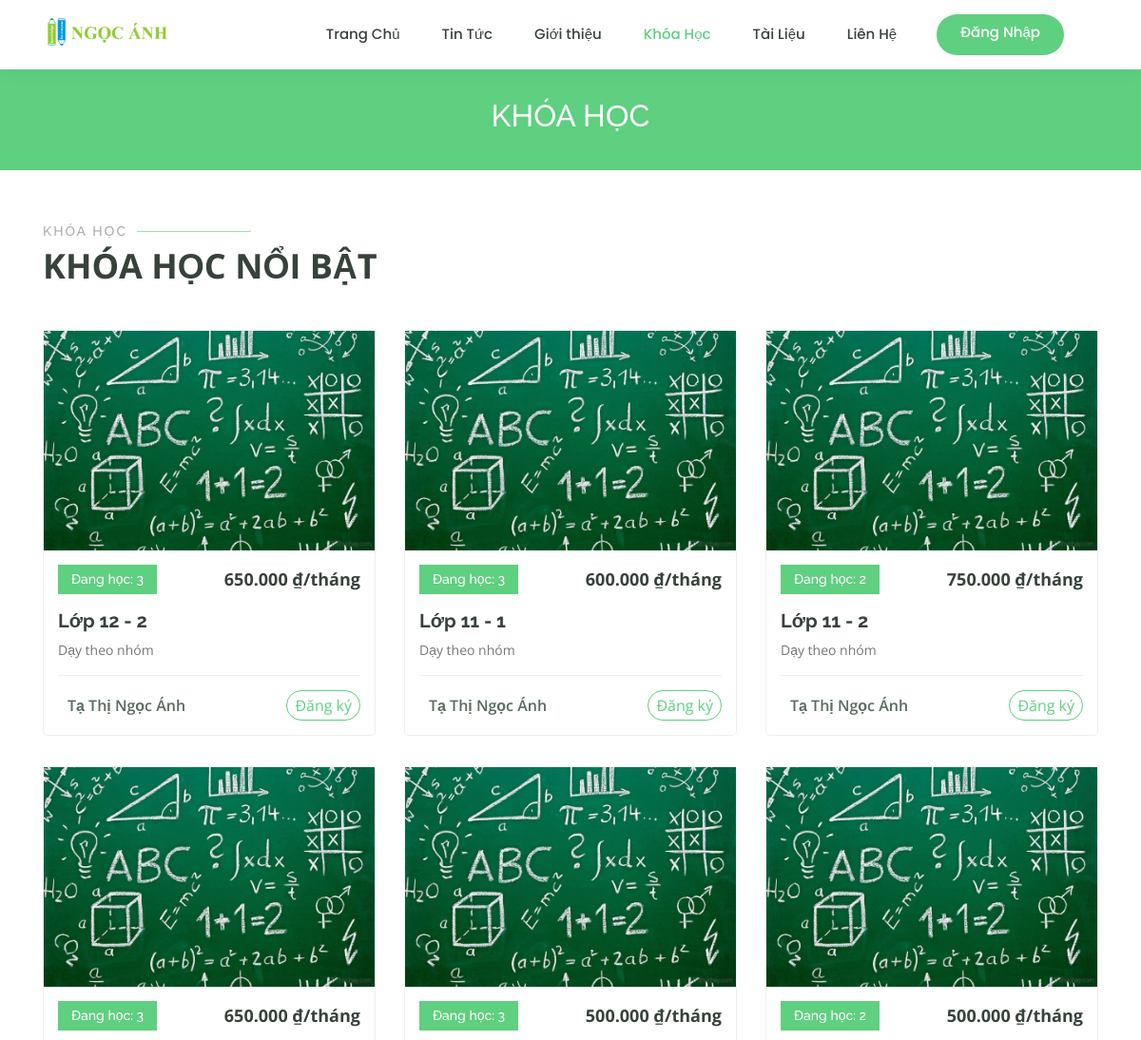
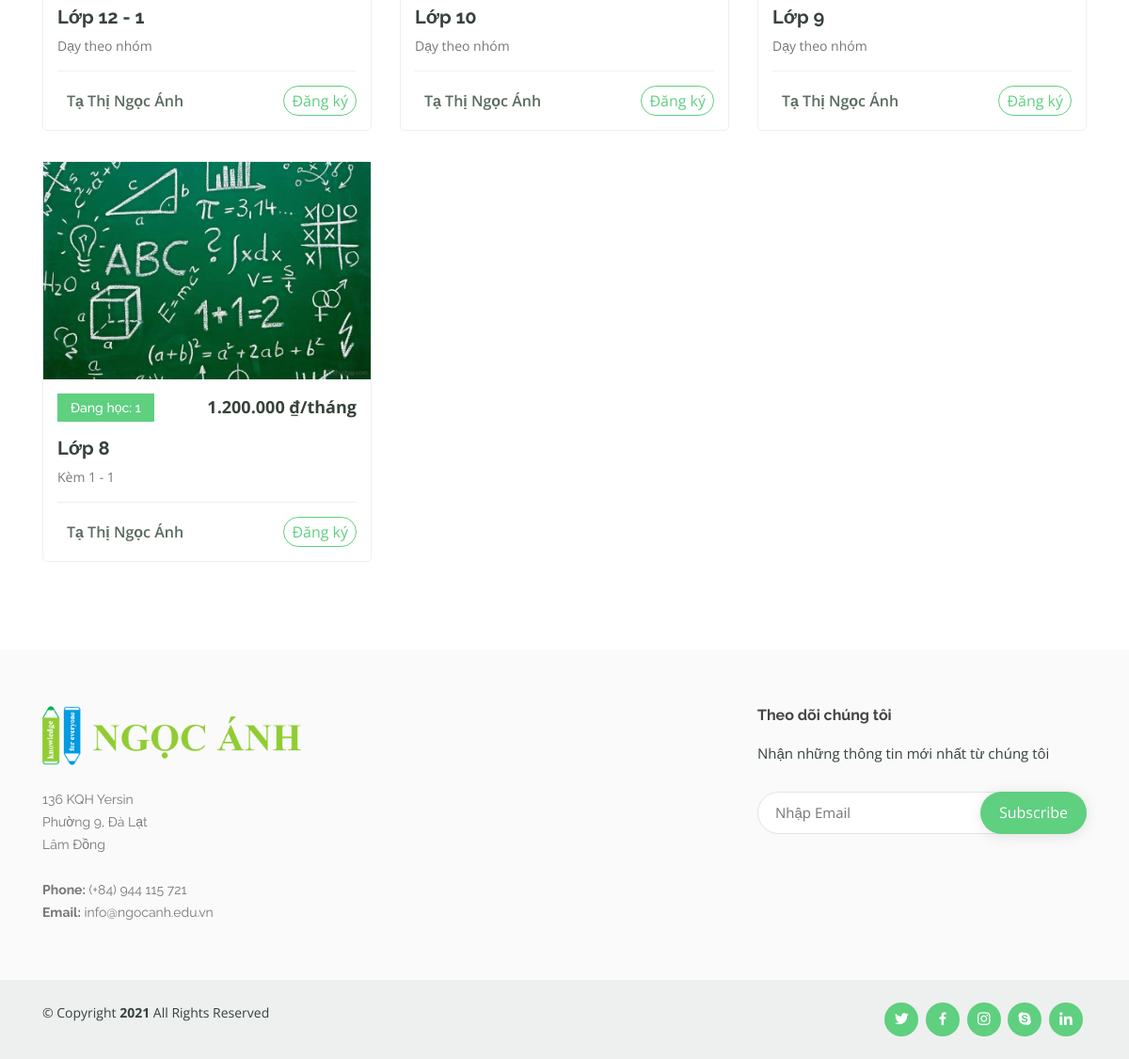
The page /course on the database its author committed (2 pictures, top to bottom).
### home/models.py (models this page shows, shortened)
class Course(models.Model):
    headline        = models.CharField("Tiêu đề",max_length=50)
    number_students = models.CharField("Số học sinh",max_length=50, default='')
    pubday          = models.DateField("Ngày đăng")
    name_teacher    = models.ForeignKey(Teacher, on_delete=models.CASCADE)
    content      = models.CharField("Nội dung khóa học",max_length=100,default='')
    old_price       = models.CharField("Giá cũ",max_length=25, default='')
    new_price       = models.CharField("Giá mới",max_length=25, default='')
    image           = models.ImageField(null=True)
    class Meta:
        db_table = "Course"

class Teacher(models.Model):
    first_name  = models.CharField("Họ",max_length=30)
    last_name   = models.CharField("Tên",max_length=30)
    email       = models.EmailField("Email")
    image       = models.ImageField(null=True)
    def __str__(self):
        return "%s %s" % (self.first_name, self.last_name)
    class Meta:
        db_table = "Teacher"

### home/views.py (the view)
# urls.py: url(r"^course$",views.Courses, name="course"),
def Courses(request):
    courses   = Course.objects.all()
    teachers = Teacher.objects.all()
    return render(
        request=request,
        template_name="courses.html",
        context={
            'courses': courses,
            'teachers':teachers,
        }
    )

### home/templates/courses.html (shortened to what this page needs)
<!DOCTYPE html>
<html lang="en">
<head>
  {% load static %}
  <link rel="stylesheet" type="text/css" href="{% static 'assets/vendor/bootstrap/css/bootstrap.min.css'%}">
  <link rel="stylesheet" type="text/css" href="{% static 'assets/vendor/icofont/icofont.min.css'%}">
  <link rel="stylesheet" type="text/css" href="{% static 'assets/vendor/boxicons/css/boxicons.min.css'%}">
  <link rel="stylesheet" type="text/css" href="{% static 'assets/vendor/remixicon/remixicon.css'%}">
  <link rel="stylesheet" type="text/css" href="{% static 'assets/vendor/owl.carousel/assets/owl.carousel.min.css'%}">
  <link rel="stylesheet" type="text/css" href="{% static 'assets/vendor/animate.css/animate.min.css'%}">
  <link rel="stylesheet" type="text/css" href="{% static 'assets/vendor/aos/aos.css'%}">
  <link rel="stylesheet" type="text/css" href="{% static 'assets/css/style.css'%}">
  <link rel="stylesheet" type="text/css" href="https://cdnjs.cloudflare.com/ajax/libs/font-awesome/6.0.0-beta2/css/all.min.css">
</head>
<body>
  <header id="header" class="fixed-top">
    <div class="container d-flex align-items-center" >
      <h1 class="logo mr-auto"><a href="{% url 'index'%}" style="font-weight: bold;"><img src="{% static 'assets/img/logo.jpg' %}"></a></h1>
      <nav class="nav-menu d-none d-lg-block" style="padding-right: 2vh;">
        <ul>
          <li><a href="{% url 'index'%}">Trang Chủ</a></li>
          <li><a href="{% url 'news'%}">Tin Tức</a></li>
          <li><a href="{% url 'about'%}">Giới thiệu</a></li>
          <li class="active"><a href="{% url 'course'%}">Khóa Học</a></li>
          <li><a href="{% url 'documents'%}">Tài Liệu</a></li>
          <li><a href="{% url 'contact'%}">Liên Hệ</a></li>
          {% if user.is_authenticated %}
            <li class="drop-down  hover-user"><a href="">{{user.username}}</a>
              <ul>
                <li>
                      <a href="{% url 'logout_user'%}" class="signin"> Đăng xuất</a>
            {% else %}
                      <a href="{% url 'login_user'%}" class="get-started-btn" style="color: white;">Đăng Nhập</a>
              </ul>
          {% endif %}
      </nav>
    </div>
  </header>
  <main id="main" data-aos="fade-in">
    <div class="breadcrumbs">
      <div class="container">
        <h2>KHÓA HỌC</h2>
      </div>
    </div>
    <section id="popular-courses" class="courses">
      <div class="container" data-aos="fade-up">
        <div class="section-title">
          <h2>Khóa Học</h2>
          <p>Khóa Học Nổi Bật</p>
        </div>
        <div class="row" data-aos="zoom-in" data-aos-delay="100">
          {% for course in courses %}
            <div class="col-lg-4 col-md-6 d-flex align-items-stretch" style="padding-bottom: 4vh;">
              <div class="course-item">
                <img src="{{course.image.url}}" alt="..." width="348" height="231">
                <div class="course-content">
                  <div class="d-flex justify-content-between align-items-center mb-3">
                    <h4>Đang học: {{course.number_students}} </h4>
                    <p class="price">{{course.new_price}} ₫/tháng</p>
                  </div>
                  <h3><a href="{% url 'signup_course' course_id=course.id %}">{{course.headline}}</a></h3>
                  <p>{{course.content}}</p>
                  <div class="trainer d-flex justify-content-between align-items-center">
                    <div class="trainer-profile d-flex align-items-center">
                      <span>{{course.name_teacher}}</span>
                    </div>
                    <div class="trainer-rank d-flex align-items-center">
                      <a href="{% url 'signup_course' course_id=course.id %}" style="border: 1px solid #5fcf80; padding: 3px 1vh; border-radius: 25px; font-size: 16px;">Đăng ký</a>
                    </div>
                  </div>
                </div>
              </div>
            </div>
          {% endfor %}
        </div>
      </div>
    </section>
  </main>
  <footer id="footer">
    <div class="footer-top">
      <div class="container">
        <div class="row">
          <div class="col-lg-3 col-md-6 footer-contact">
            <img src="{% static 'assets/img/final_logo.png' %}" style="padding-bottom: 3vh; width: 108%;">
            <p>
              136 KQH Yersin <br>
              Phường 9, Đà Lạt<br>
              Lâm Đồng <br><br>
              <strong>Phone:</strong> (+84) 944 115 721<br>
              <strong>Email:</strong> info@ngocanh.edu.vn<br>
            </p>
          </div>
          <div class="col-lg-2 col-md-6 footer-links">
          </div>
          <div class="col-lg-3 col-md-6 footer-links">
          </div>
          <div class="col-lg-4 col-md-6 footer-newsletter">
            <h4>Theo dõi chúng tôi</h4>
            <p>Nhận những thông tin mới nhất từ chúng tôi</p>
            <form action="" method="post">
              <input type="email" name="email" placeholder="Nhập Email" ><input type="submit" value="Subscribe" phac>
            </form>
          </div>
        </div>
      </div>
    </div>
    <div class="container d-md-flex py-4">
      <div class="mr-md-auto text-center text-md-left">
        <div class="copyright">
          &copy; Copyright <strong><span>2021</span></strong> All Rights Reserved
        </div>
        <div class="credits">
        </div>
      </div>
      <div class="social-links text-center text-md-right pt-3 pt-md-0">
        <a href="#" class="twitter"><i class="bx bxl-twitter"></i></a>
        <a href="https://www.facebook.com/daythemdalat" class="facebook"><i class="bx bxl-facebook"></i></a>
        <a href="#" class="instagram"><i class="bx bxl-instagram"></i></a>
        <a href="#" class="google-plus"><i class="bx bxl-skype"></i></a>
        <a href="#" class="linkedin"><i class="bx bxl-linkedin"></i></a>
      </div>
    </div>
  </footer>
</body>
</html>

### rows shown on the page
Course: image (picture), number_students "3", new_price "650.000", headline "Lớp 12 - 2", content "Dạy theo nhóm", name_teacher "Tạ Thị Ngọc Ánh"
Course: image (picture), number_students "3", new_price "600.000", headline "Lớp 11 - 1", content "Dạy theo nhóm", name_teacher "Tạ Thị Ngọc Ánh"
Course: image (picture), number_students "2", new_price "750.000", headline "Lớp 11 - 2", content "Dạy theo nhóm", name_teacher "Tạ Thị Ngọc Ánh"
Course: image (picture), number_students "3", new_price "650.000", headline "Lớp 12 - 1", content "Dạy theo nhóm", name_teacher "Tạ Thị Ngọc Ánh"
Course: image (picture), number_students "3", new_price "500.000", headline "Lớp 10", content "Dạy theo nhóm", name_teacher "Tạ Thị Ngọc Ánh"
Course: image (picture), number_students "2", new_price "500.000", headline "Lớp 9", content "Dạy theo nhóm", name_teacher "Tạ Thị Ngọc Ánh"
Course: image (picture), number_students "1", new_price "1.200.000", headline "Lớp 8", content "Kèm 1 - 1", name_teacher "Tạ Thị Ngọc Ánh"
